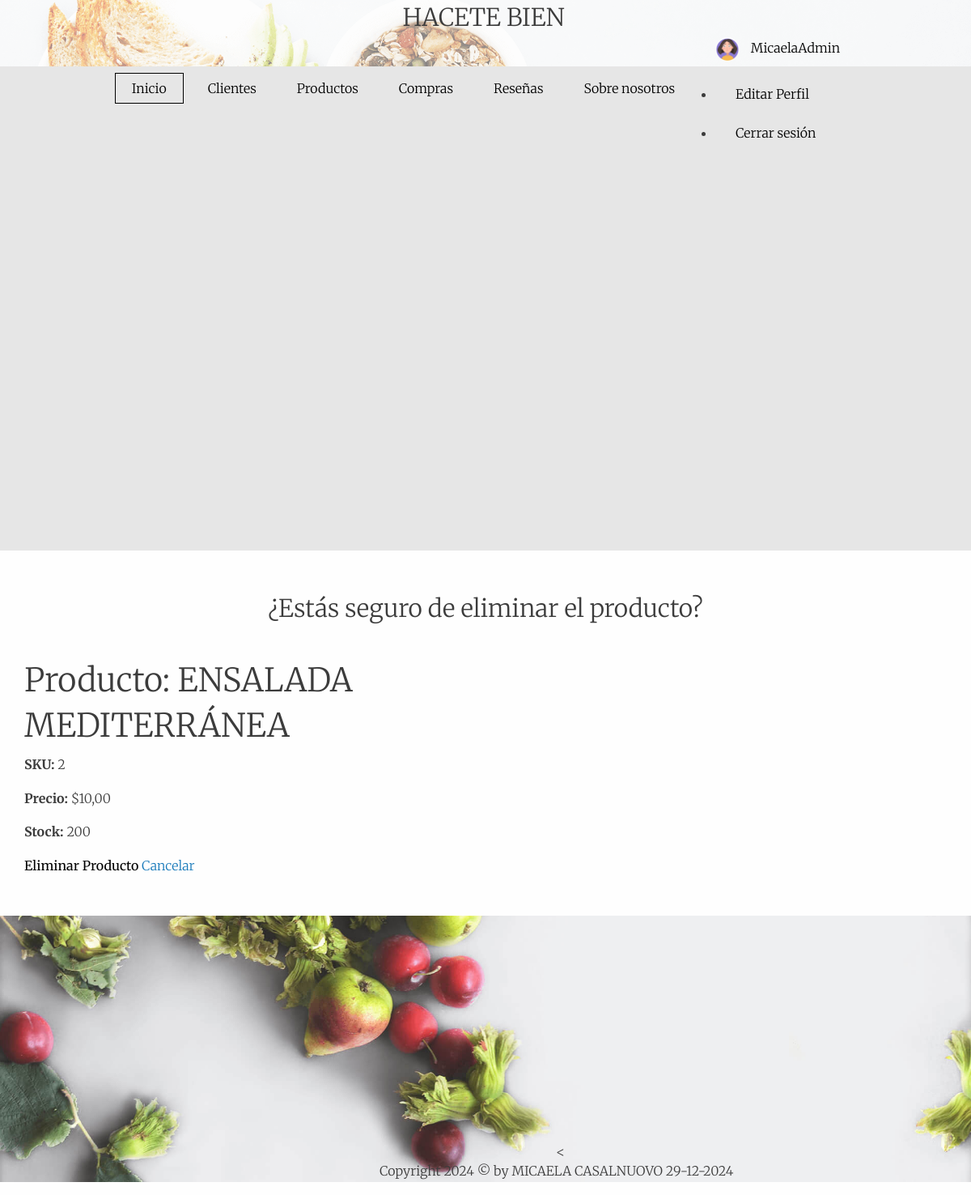
The page /App/eliminar-producto/2/ (signed in) on the database as committed earlier.
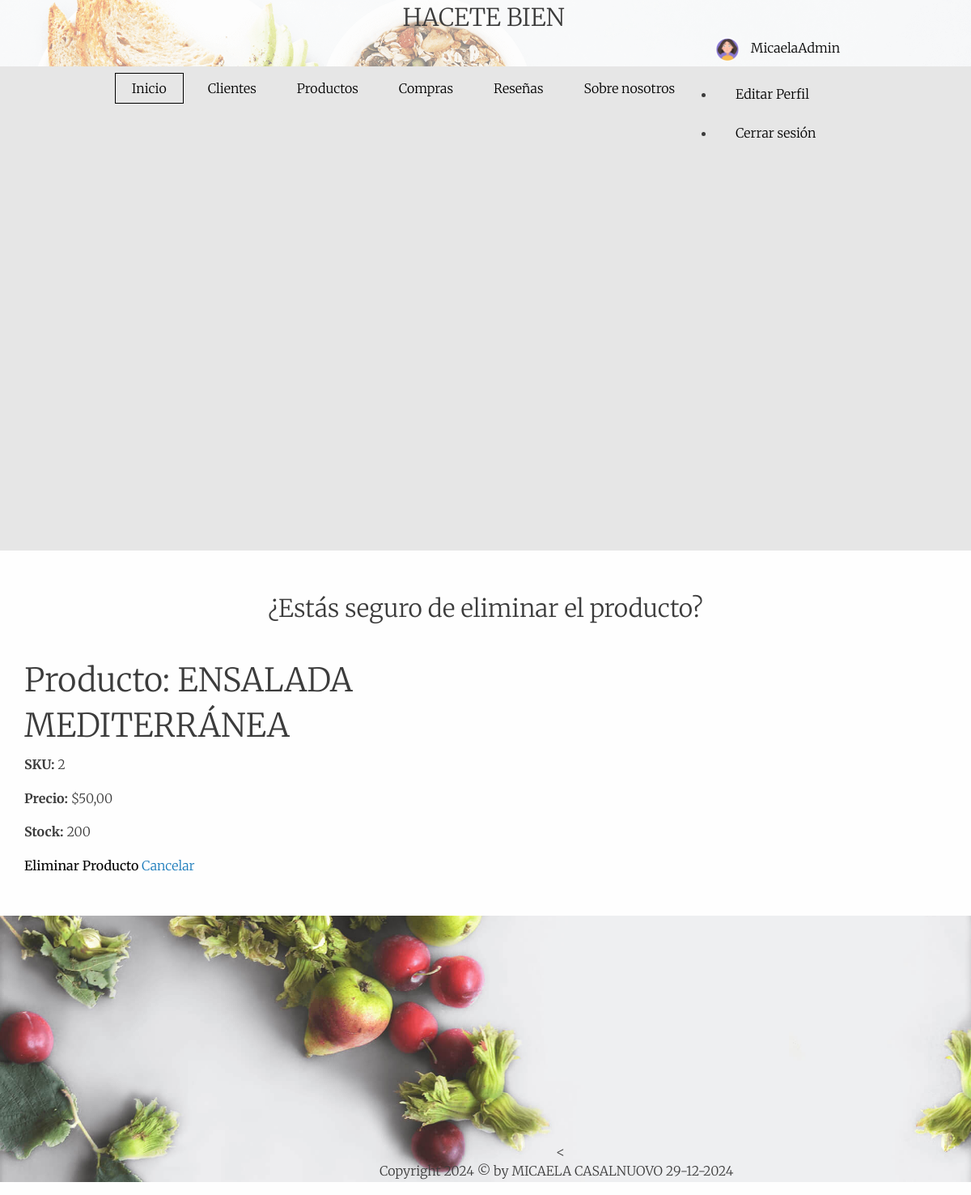
The same page on the database as committed later.
### App/models.py (models this page shows, shortened)
class ModeloProducto(models.Model):
    sku = models.CharField(max_length=50, unique=True)
    descripcion = models.TextField()
    stock = models.PositiveIntegerField()
    precio = models.DecimalField(max_digits=10, decimal_places=2)

### App/views.py (the view)
# urls.py: path('eliminar-producto/<str:sku>/', views.eliminar_producto, name='eliminar_producto'),
@login_required
def eliminar_producto(request, sku):
    if not request.user.is_staff:
        return redirect('productos')  # Redirigir a la lista de productos si no es admin
    producto = get_object_or_404(ModeloProducto, sku=sku)
    if request.method == 'POST':
        producto.delete()  # Eliminar el producto
        return redirect('productos')  # Redirigir a la lista de productos después de eliminar
    return render(request, 'App/eliminar_producto.html', {'producto': producto})

### App/templates/App/eliminar_producto.html (shortened to what this page needs)
{% extends "App/base.html" %}
{% load static %}
{% block main %}
<section id="eliminar_producto" class="menu-cart scroll-reveal">
    <div class="container">
        <h1 class="header-txt">¿Estás seguro de eliminar el producto?</h1>
        <div class="menu-content">
            <div class="menu-section">
                <h2>Producto: {{ producto.descripcion }}</h2>
                <p><strong>SKU:</strong> {{ producto.sku }}</p>
                <p><strong>Precio:</strong> ${{ producto.precio }}</p>
                <p><strong>Stock:</strong> {{ producto.stock }}</p>
                <form method="POST">
                    <button type="submit" class="btn btn-danger">Eliminar Producto</button>
                    <a href="{% url 'productos' %}" class="btn btn-secondary">Cancelar</a>
                </form>
            </div>
        </div>
    </div>
</section>
{% endblock %}

Rows that differ between the two databases and show on the page:
changed ModeloProducto "ENSALADA MEDITERRÁNEA": precio "10,00" → "50,00"
